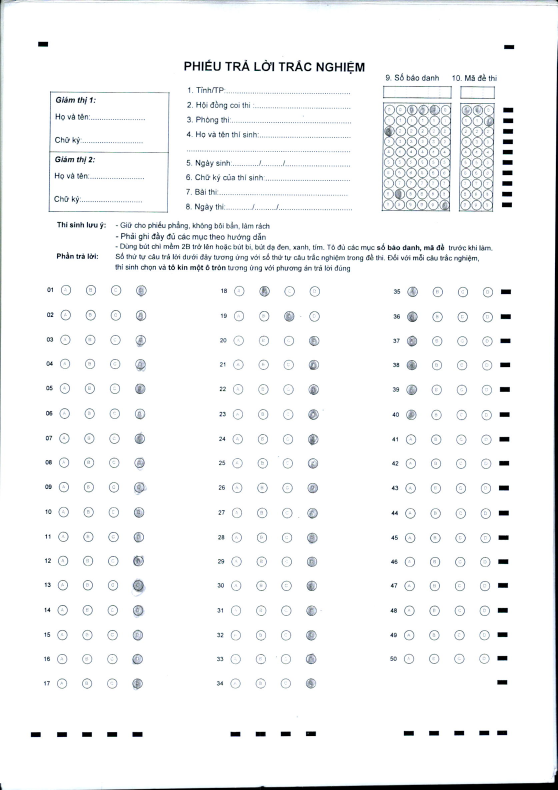
#> input picture phieu_trac_nghiem/du_lieu_mau/BTHO0041_63712.jpg, 1672 x 2370 px (shown at 1/3 size)
$ python xem_anh.py --image du_lieu_mau/BTHO0041_63712.jpg
#> lines starting #> are read from the running program, lines starting #| are printed output that depends on the picture
'''
Xử lý hình ảnh phiếu thi trắc nghiệm
'''
import argparse
import cv2
import imutils


# Lấy tham số
tuy_chon = argparse.ArgumentParser()
tuy_chon.add_argument(
        '-i',
        '--image',
        required=True,
        help='Đường dẫn hình ảnh',
        )
cac_tuy_chon = vars(tuy_chon.parse_args())

# Tải hình ảnh, tính toán tỉ lệ ảnh và chuyển về độ phân giải nhỏ hơn
hinh_anh = cv2.imread(cac_tuy_chon['image'])
#> hinh_anh is the input picture: shape (2370, 1672, 3); mean B, G, R 246.7, 246.2, 245.4
ti_le = hinh_anh.shape[0] / 1000.0
#> ti_le = 2.37
anh_goc = hinh_anh.copy()
hinh_anh = imutils.resize(hinh_anh, height=1000)
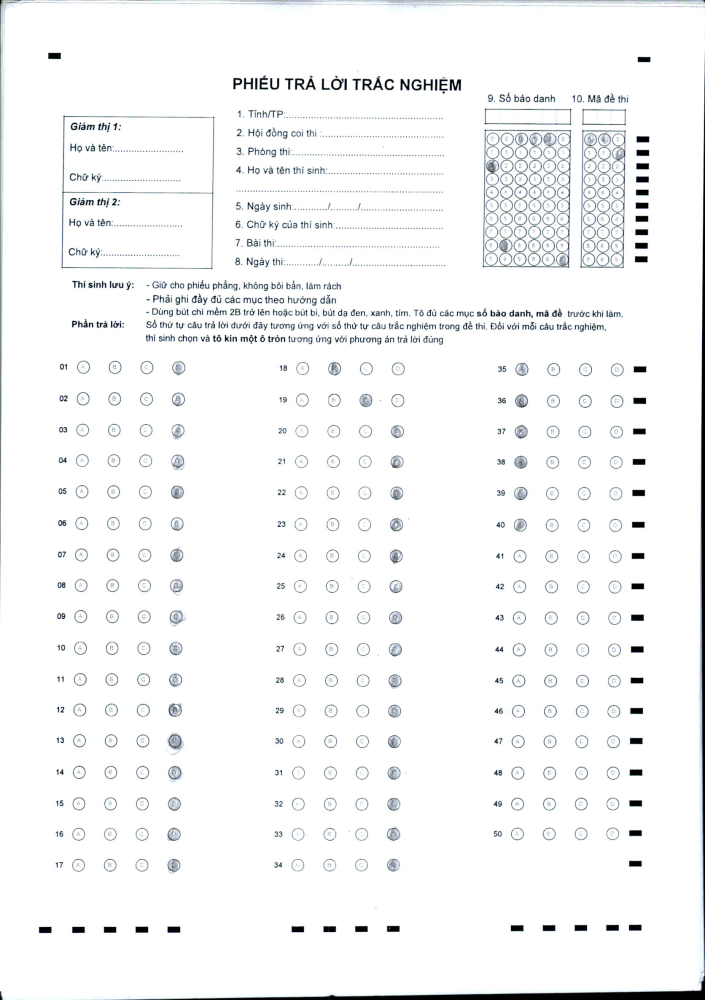
#> hinh_anh: shape (1000, 705, 3); mean B, G, R 246.7, 246.2, 245.4

# Chuyển sang ảnh đen trắng, làm mờ và tìm các cạnh
den_trang = cv2.cvtColor(hinh_anh, cv2.COLOR_BGR2GRAY)
# den_trang = cv2.GaussianBlur(den_trang, (5, 5), 0)
cac_canh = cv2.Canny(den_trang, 55, 200)
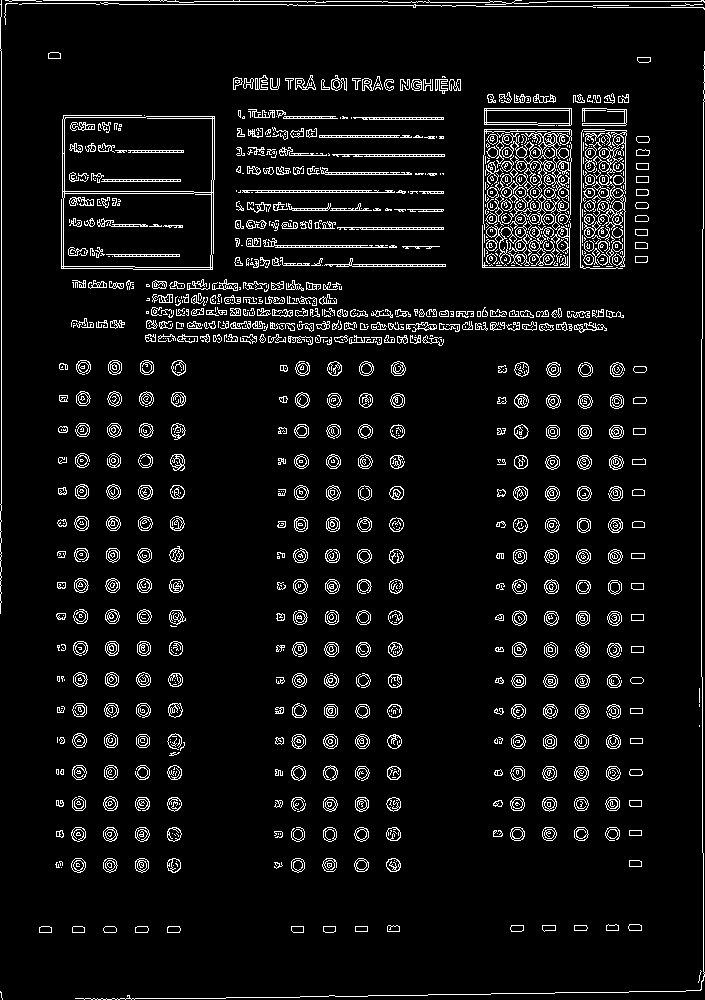
#> cac_canh: shape (1000, 705); 6.5% white in thin lines or dots

# Hiển thị hình ảnh và ảnh tìm cạnh
print('1: Tìm cạnh')
cv2.imshow('Hinh anh', hinh_anh)
cv2.imshow('Tim canh', den_trang)
cv2.waitKey(0)
cv2.destroyAllWindows()

$ run again, on phieu_trac_nghiem/du_lieu_mau/BTHO0043_63712.jpg
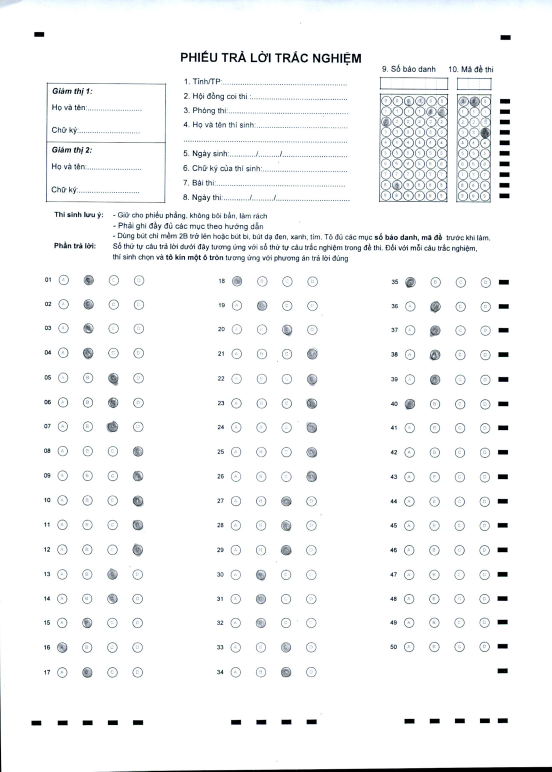
#> input picture phieu_trac_nghiem/du_lieu_mau/BTHO0043_63712.jpg, 1656 x 2314 px (shown at 1/3 size)
#> hinh_anh is the input picture: shape (2314, 1656, 3); mean B, G, R 247.4, 246.9, 246.2
#> `hinh_anh = imutils.resize(hinh_anh, height=1000)`:
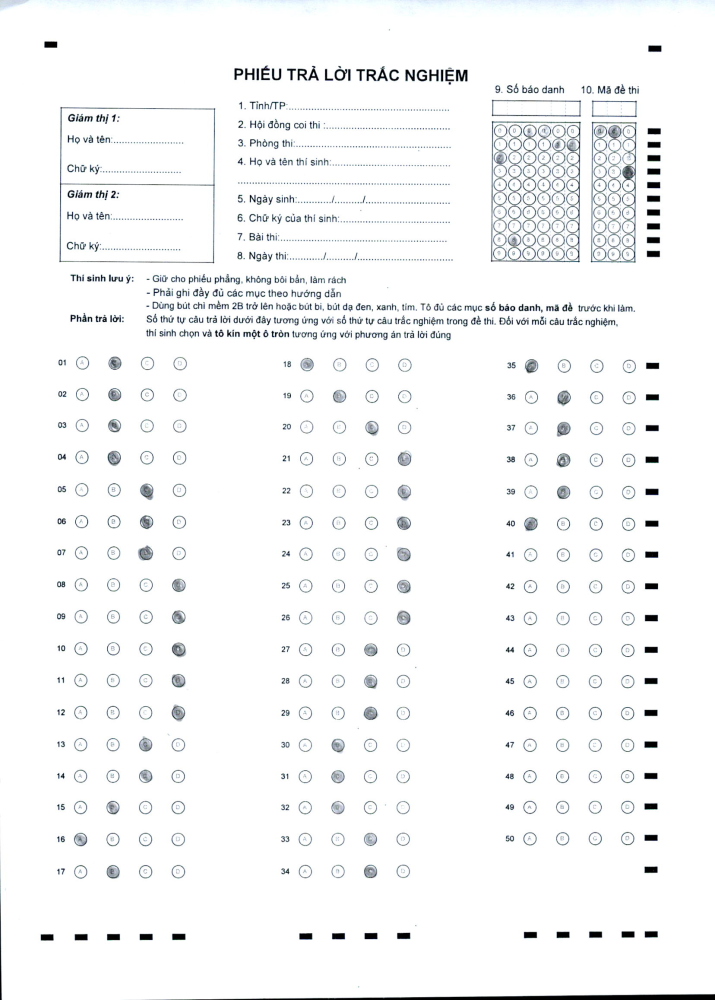
#> hinh_anh: shape (1000, 715, 3); mean B, G, R 247.4, 246.9, 246.2
#> `cac_canh = cv2.Canny(den_trang, 55, 200)`:
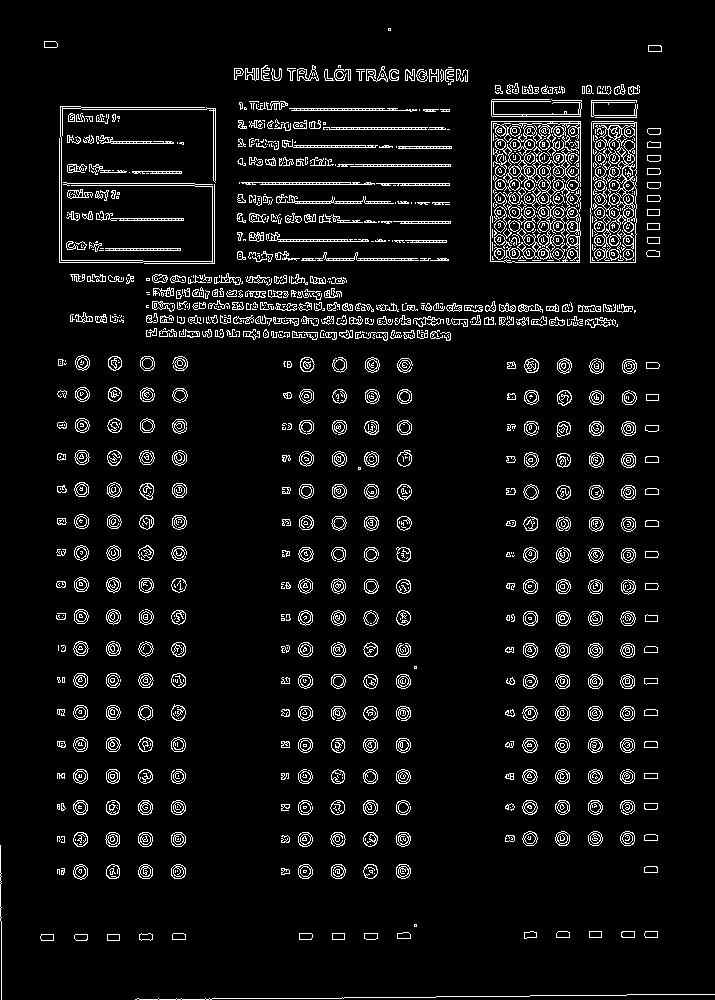
#> cac_canh: shape (1000, 715); 6.2% white in thin lines or dots

$ run again, on phieu_trac_nghiem/du_lieu_mau/BTHO0045_63712.jpg
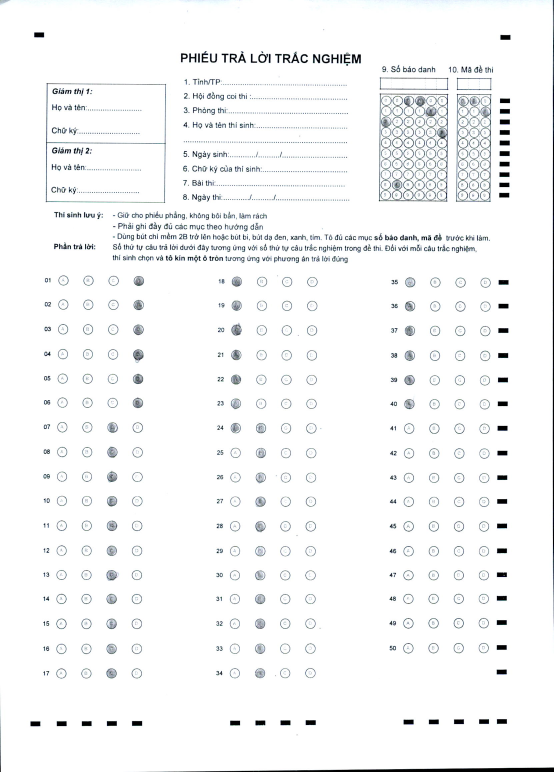
#> input picture phieu_trac_nghiem/du_lieu_mau/BTHO0045_63712.jpg, 1660 x 2316 px (shown at 1/3 size)
#> hinh_anh is the input picture: shape (2316, 1660, 3); mean B, G, R 247.5, 247.1, 246.4
#> `hinh_anh = imutils.resize(hinh_anh, height=1000)`:
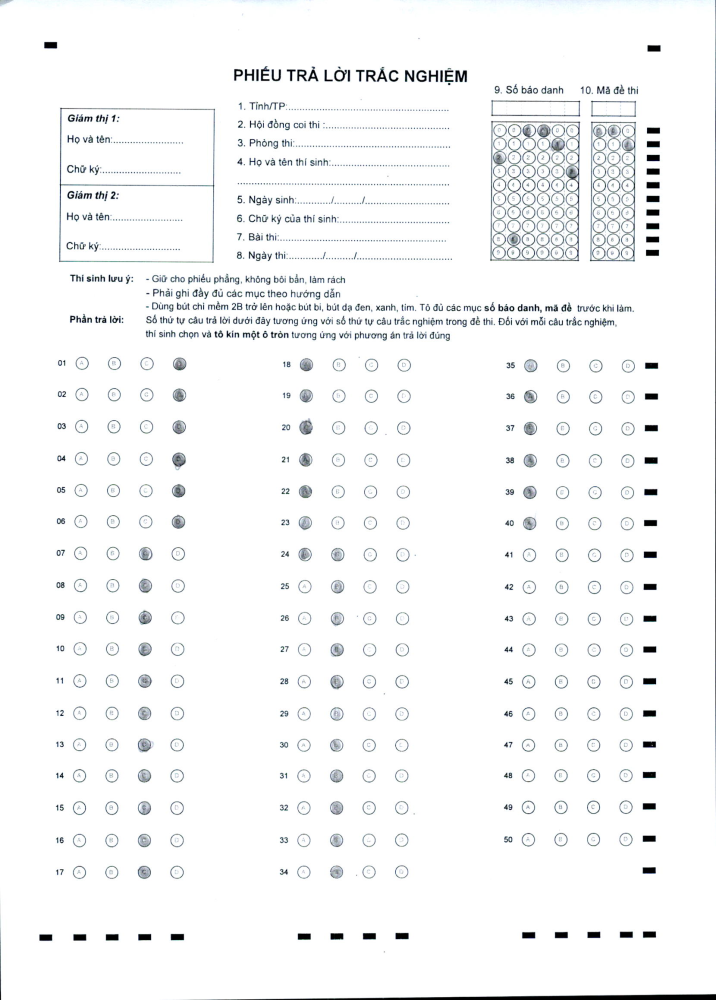
#> hinh_anh: shape (1000, 716, 3); mean B, G, R 247.5, 247.1, 246.4
#> `cac_canh = cv2.Canny(den_trang, 55, 200)`:
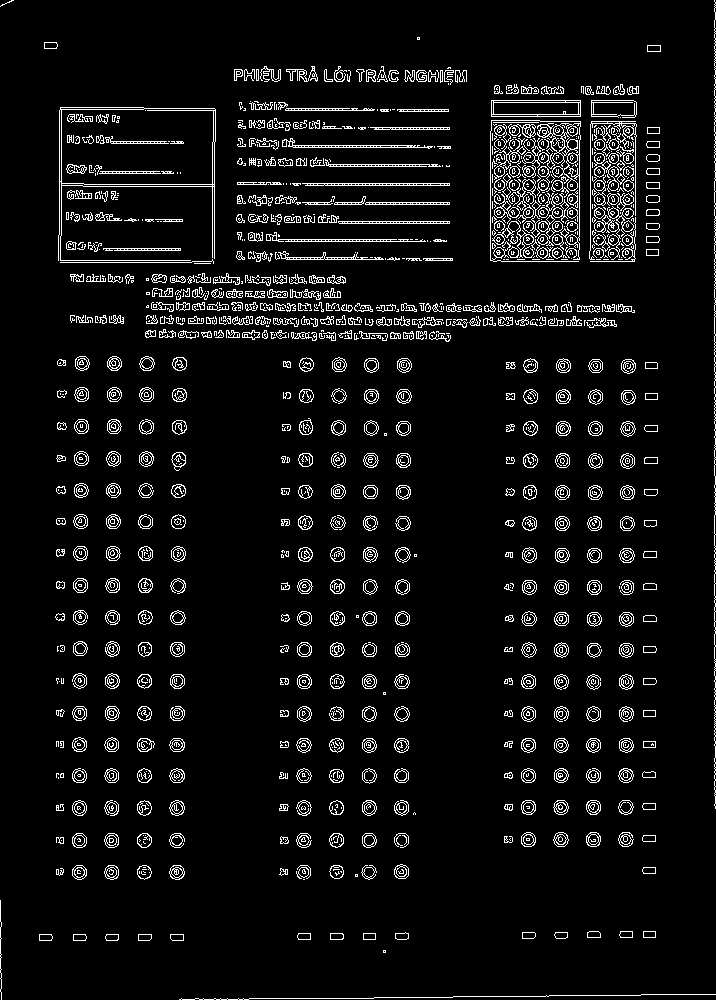
#> cac_canh: shape (1000, 716); 6.2% white in thin lines or dots
